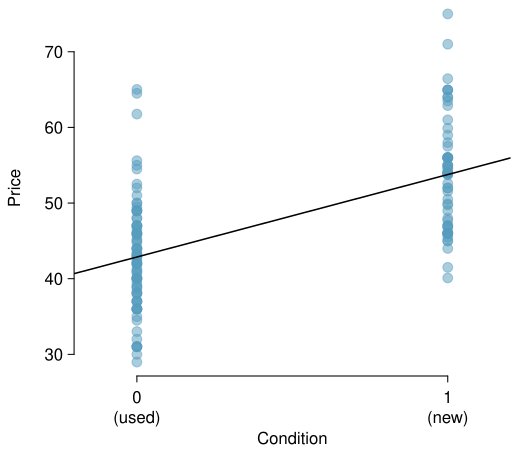

Here is the R script that generated this plot:
library(xtable)
library(openintro)
data(COL)
data(marioKart)
toss <- which(marioKart$totalPr > 80)
keep <- c("totalPr",
          "cond",
          "stockPhoto",
          "duration",
          "wheels")
d <- marioKart[-toss, keep]
d$stockPhoto <- ifelse(d$stockPhoto == "yes", 1, 0)
d$cond <- ifelse(d$cond == "new", 1, 0)

myPDF("marioKartSingle.pdf", 5.2, 4.5,
      mar = c(3.7, 3.7, 0, 0.5),
      mgp = c(2.5,0.55,0))
plot(d$cond, d$totalPr,
     xlim = c(-0.15, 1.15),
     axes = FALSE,
     col = COL[1, 3],
     pch = 19,
     cex = 1.3,
     xlab = "",
     ylab = "Price")
axis(2, at = seq(30, 70, 10))
par(mgp = c(2.5, 1.55, 0))
axis(1, at = 0:1, labels = c("0\n(used)", "1\n(new)"))
par(mgp = c(2.5, 0.55, 0))
mtext("Condition", 1, 2.6)
g <- lm(d$totalPr ~ d$cond)
abline(g, col = COL[5], lwd = 1.5)
dev.off()
